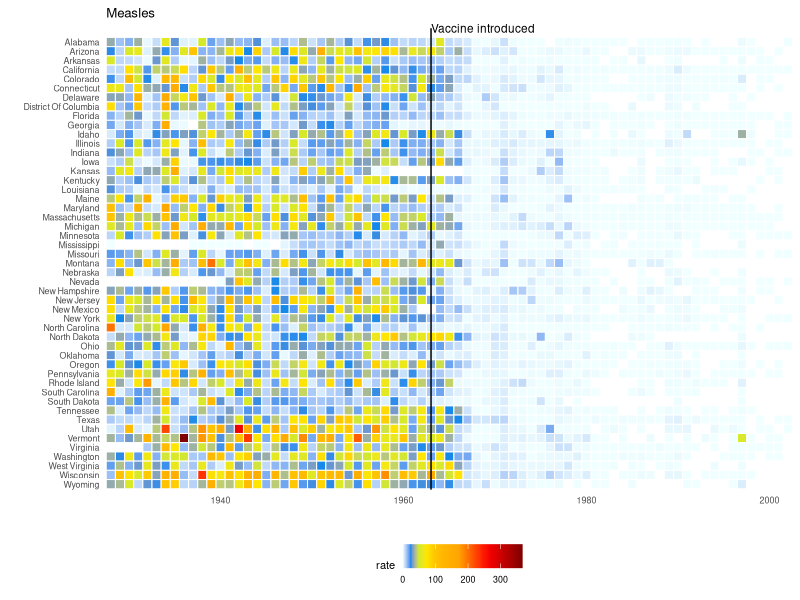

Recreate this plot in R. (Note: this script raises an error after producing the figure.)
###########################
## EXAMPLE 1
###########################
library(dslabs)
library(dplyr)
library(ggplot2)
data(us_contagious_diseases)
head(us_contagious_diseases)

the_disease <- "Measles"
dat <- us_contagious_diseases %>%
  filter(!state%in%c("Hawaii","Alaska") & disease == the_disease) %>%
  mutate(rate = count / population * 10000 * 52 / weeks_reporting) 

jet.colors <- colorRampPalette(c("#F0FFFF", "cyan", "#007FFF", "yellow", "#FFBF00", "orange", "red", "#7F0000"), bias = 2.25)

dat %>% mutate(state = reorder(state, desc(state))) %>%
  ggplot(aes(year, state, fill = rate)) +
  geom_tile(color = "white", size = 0.35) +
  scale_x_continuous(expand = c(0,0)) +
  scale_fill_gradientn(colors = jet.colors(16), na.value = 'white') +
  geom_vline(xintercept = 1963, col = "black") +
  theme_minimal() + 
  theme(panel.grid = element_blank()) +
  coord_cartesian(clip = 'off') +
  ggtitle(the_disease) +
  ylab("") +
  xlab("") +  
  theme(legend.position = "bottom", text = element_text(size = 8)) + 
  annotate(geom = "text", x = 1963, y = 50.5, label = "Vaccine introduced", size = 3, hjust = 0)


###########################
## EXAMPLE 2
###########################


PCs_to_view<-10

pca_df<-data.frame(variance=Importance, PC=seq(1:length(Importance)))

scree<-ggplot(pca_df[which(pca_df$PC<=(PCs_to_view)),],aes(PC,variance))+
  geom_bar(stat = "identity",color="black",fill="grey")+theme_bw()+
  theme(axis.text.y = element_text(size =15, color="black"),
        axis.text.x = element_blank(),
        axis.ticks.x = element_blank(),
        axis.title = element_text(size =18),
        plot.margin=unit(c(1.25,2.8,-0.2,2.8),"cm"))+ylab("Variance")+
  scale_x_continuous(breaks = seq(1,PCs_to_view,1))+xlab("")


#### Heat
## correlate meta with PCS
## Run anova of each PC on each meta data variable
aov_PC_meta <- lapply(2:ncol(sampleInfo), function(covar) {
  sapply(1:ncol(Loadings),function(PC) summary(aov(Loadings[, PC] ~ sampleInfo[, covar]))[[1]]$"Pr(>F)"[1])
})

names(aov_PC_meta) <- colnames(sampleInfo)[2:ncol(sampleInfo)]
aov_PC_meta <- do.call(rbind, aov_PC_meta)
aov_PC_meta <- as.data.frame(aov_PC_meta)

#reshape
avo<-aov_PC_meta[,1:PCs_to_view]
avo_heat_num<-apply(avo,2, as.numeric)
avo_heat<-as.data.frame(avo_heat_num)
avo_heat$meta<-rownames(avo)
avo_heat_melt<-melt(avo_heat, id=c("meta"))


# color if sig
avo_heat_melt$Pvalue<-sapply(1:nrow(avo_heat_melt), function(x) if(avo_heat_melt$value[x]<=0.001){"<=0.001"}else{
  if(avo_heat_melt$value[x]<=0.01){"<=0.01"}else{
    if(avo_heat_melt$value[x]<=0.05){"<=0.05"}else{">0.05"}}})

levels(avo_heat_melt$variable)<-sapply(1:PCs_to_view, function(x) paste("PC",x, sep="" ))

heat<-ggplot(avo_heat_melt, aes(variable,meta, fill = Pvalue)) +
  geom_tile(color = "black",size=0.5) +
  theme_gray(8)+scale_fill_manual(values=c("#084594","#4292c6","#9ecae1","#deebf7"), name="P Value")+
  theme(axis.text = element_text(size =16, color="black"),
        axis.title = element_text(size =18),
        legend.text = element_text(size =16),
        legend.title = element_text(size =16),
        legend.position = c(1.23, 0.75), legend.justification = c(1,1),
        plot.margin=unit(c(-0.3,3.2,1,2.5),"cm"),
        panel.background = element_blank(),
        panel.grid.major = element_blank(),
        panel.grid.minor = element_blank())+
  xlab("Principal Component")+ylab(NULL)

grid.arrange(scree, heat, ncol=1,heights = c(3, 4))#




###########################
## EXAMPLE 3
###########################
bar <- ggplot(data, aes(x = pt_id, y = freq)) + geom_bar(stat = "identity", color="#293c59", fill="#293c59") +theme_classic()+     
  theme(axis.title.x = element_blank(), axis.ticks.x = element_blank(), axis.text.x = element_blank()) + 
  ylab("Number of Mutations")
# DEFINE BINARY PLOTS

smoke_status <- ggplot(data, aes(x=pt_id, y=smoke)) + geom_bar(fill="#bf1e15",stat="identity") + 
  theme(legend.position = "none", axis.title.x = element_blank(), axis.ticks.x = element_blank(), axis.text.x = element_blank(),
        panel.grid.major = element_blank(), panel.grid.minor = element_blank()) + ylab("Smoking\nStatus")

hpv_status <- ggplot(data, aes(x=pt_id, y = hpv)) + geom_bar(fill="#bf1e15",stat="identity") + 
  theme(legend.position = "none", axis.title.x = element_blank(), axis.ticks.x = element_blank(), axis.text.x = element_blank(),
        panel.grid.major = element_blank(), panel.grid.minor = element_blank()) + ylab("HPV\nStatus")

site_status <- ggplot(data, aes(x=pt_id, y=site_known, fill = site)) +     geom_bar(stat="identity")+
  theme(panel.grid.major = element_blank(), panel.grid.minor = element_blank())+ scale_fill_brewer(palette = "Spectral", name="Sample Site")+
  xlab("Patient ID")+ylab("Sample\nSite")


# move legend to the side
get_leg = function(a.gplot){
  tmp <- ggplot_gtable(ggplot_build(a.gplot))
  leg <- which(sapply(tmp$grobs, function(x) x$name) == "guide-box")
  legend <- tmp$grobs[[leg]]
  legend
}

# Get legend as a separate grob
leg = get_leg(site_status)

# Add a theme element to change the plot margins to remove white space between the plots
thm = theme(plot.margin=unit(c(0,0,0,0),"lines"))

# Left-align the four plots 
# Adapted from: https://stackoverflow.com/a/13295880/496488
gA <- ggplotGrob(bar + thm)
gB <- ggplotGrob(smoke_status + thm)
gC <- ggplotGrob(hpv_status + thm)
gD <- ggplotGrob(site_status + theme(plot.margin=unit(c(0,0,0,0), "lines")) + 
                   guides(fill=FALSE))

maxWidth = grid::unit.pmax(gA$widths[2:5], gB$widths[2:5], gC$widths[2:5], gD$widths[2:5])
gA$widths[2:5] <- as.list(maxWidth)
gB$widths[2:5] <- as.list(maxWidth)
gC$widths[2:5] <- as.list(maxWidth)
gD$widths[2:5] <- as.list(maxWidth)

# Lay out plots and legend
p = grid.arrange(arrangeGrob(gA,gB,gC,gD, heights=c(0.5,0.1,0.1,0.2)),
                 leg, ncol=2, widths=c(0.8,0.2))
